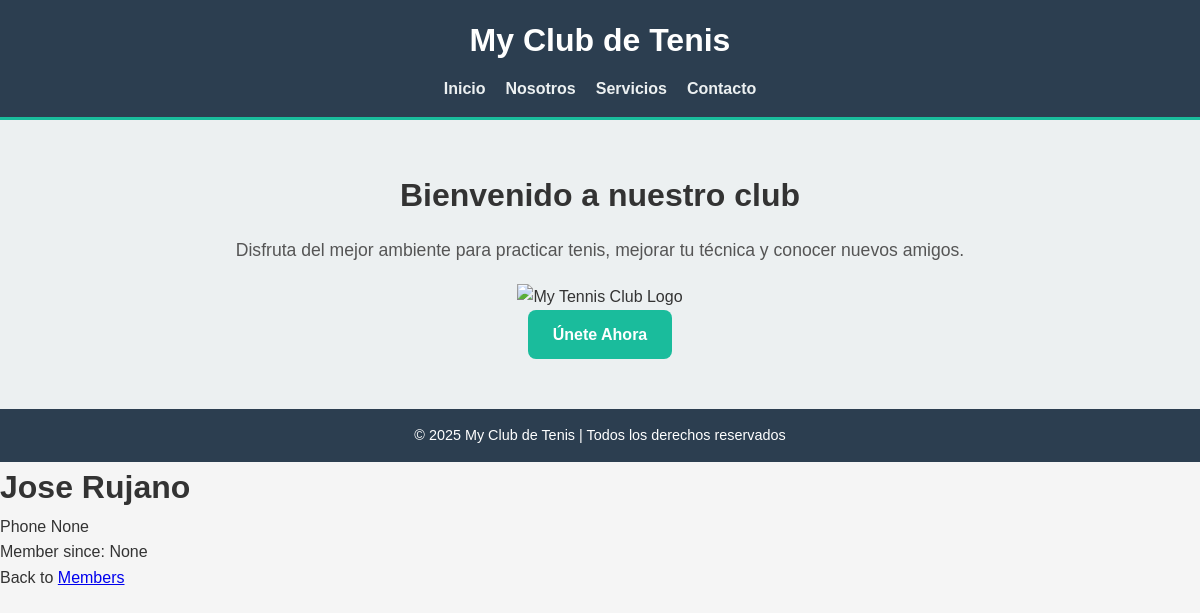
Page /members/details/12 on the committed database.
### members/models.py (models this page shows, shortened)
class Member(models.Model):
    firstname = models.CharField(max_length=255)
    lastname = models.CharField(max_length=255)
    phone = models.IntegerField(null=True)
    joined_date = models.DateField(null=True)

### members/views.py (the view)
# urls.py: path('members/details/<int:id>', views.details, name='details'),
def details(request, id):
    mymember = Member.objects.get(id=id)
    template = loader.get_template("details.html")
    context = {
        "mymember": mymember,
    }
    return HttpResponse(template.render(context, request))

### members/templates/details.html (shortened to what this page needs)
{% extends "master.html" %}
{% block content %}
  <h1>{{ mymember.firstname }} {{ mymember.lastname }}</h1>
  <p>Phone {{ mymember.phone }}</p>
  <p>Member since: {{ mymember.joined_date }}</p>
  <p>Back to <a href="/members">Members</a></p>
{% endblock %}

### members/templates/master.html (style rules this page uses)
* { margin: 0; padding: 0; box-sizing: border-box; font-family: 'Arial', sans-serif; }
body { background-color: #f5f5f5; color: #333; line-height: 1.6; }

### rows in the picture
Member: firstname "Jose", lastname "Rujano", phone "None", joined_date "None"
